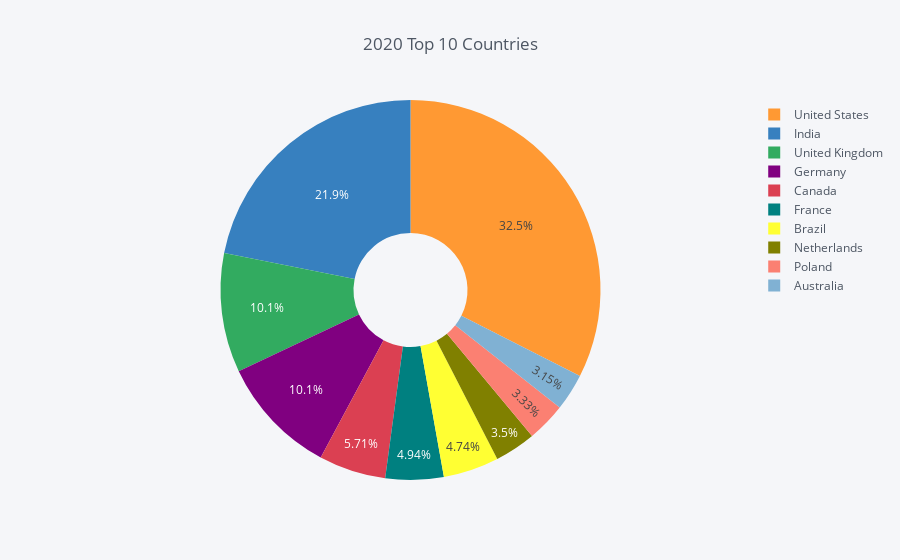

Write notebook code for a chart like this one.
### Markdown cell above
**2020 Country Distirbution**

### Code cell
eda = df_2020["Country"].value_counts().head(10)
df = pd.DataFrame({'labels': eda.index,
                   'values': eda.values
                  })
df.iplot(kind='pie',labels='labels',values='values', 
         title='2020 Top 10 Countries', hole = 0.3)

### Figure 1 — Plotly figure (JSON) as saved in the notebook; plotly's stock layout.template omitted (floating-point values rounded to 4 significant figures)
{"data": [{"hole": 0.3, "labels": ["United States", "India", "United Kingdom", "Germany", "Canada", "France", "Brazil", "Netherlands", "Poland", "Australia"], "marker": {"colors": ["rgba(255, 153, 51, 1.0)", "rgba(55, 128, 191, 1.0)", "rgba(50, 171, 96, 1.0)", "rgba(128, 0, 128, 1.0)", "rgba(219, 64, 82, 1.0)", "rgba(0, 128, 128, 1.0)", "rgba(255, 255, 51, 1.0)", "rgba(128, 128, 0, 1.0)", "rgba(251, 128, 114, 1.0)", "rgba(128, 177, 211, 1.0)"]}, "name": "", "type": "pie", "values": [12469, 8403, 3896, 3890, 2191, 1898, 1818, 1343, 1278, 1208]}], "layout": {"legend": {"bgcolor": "#F5F6F9", "font": {"color": "#4D5663"}}, "paper_bgcolor": "#F5F6F9", "plot_bgcolor": "#F5F6F9", "title": "2020 Top 10 Countries", "titlefont": {"color": "#4D5663"}}}
